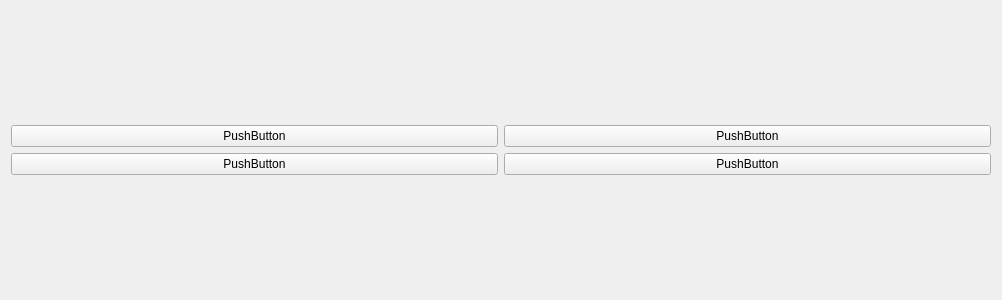
<?xml version="1.0" encoding="UTF-8"?>
<ui version="4.0">
 <class>Form</class>
 <widget class="QWidget" name="Form">
  <property name="geometry">
   <rect>
    <x>0</x>
    <y>0</y>
    <width>1002</width>
    <height>300</height>
   </rect>
  </property>
  <property name="windowTitle">
   <string>Form</string>
  </property>
  <layout class="QVBoxLayout" name="verticalLayout">
   <item>
    <layout class="QGridLayout" name="gridLayout">
     <item row="0" column="0">
      <widget class="QPushButton" name="pushButton_3">
       <property name="text">
        <string>PushButton</string>
       </property>
      </widget>
     </item>
     <item row="1" column="0">
      <widget class="QPushButton" name="pushButton_4">
       <property name="text">
        <string>PushButton</string>
       </property>
      </widget>
     </item>
     <item row="0" column="1">
      <widget class="QPushButton" name="pushButton_5">
       <property name="text">
        <string>PushButton</string>
       </property>
      </widget>
     </item>
     <item row="1" column="1">
      <widget class="QPushButton" name="pushButton_6">
       <property name="text">
        <string>PushButton</string>
       </property>
      </widget>
     </item>
    </layout>
   </item>
  </layout>
 </widget>
 <resources/>
 <connections/>
</ui>
